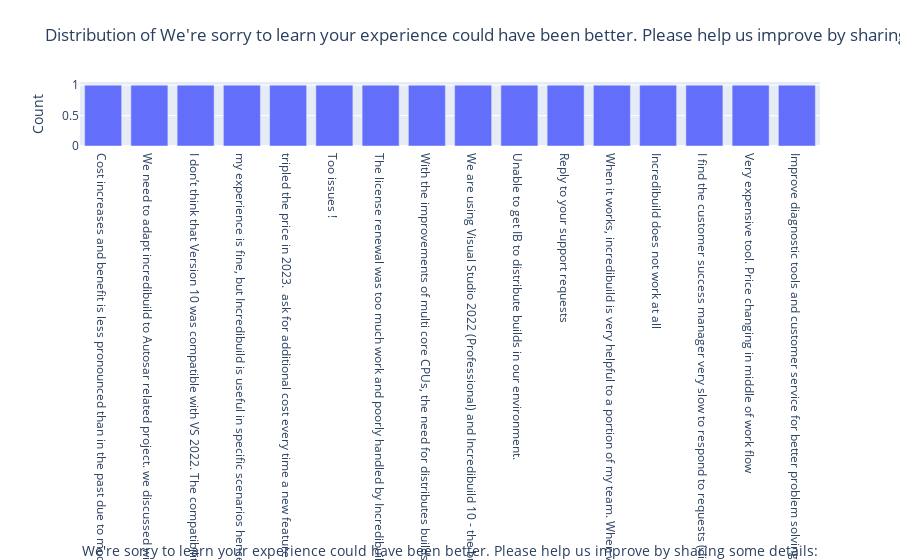
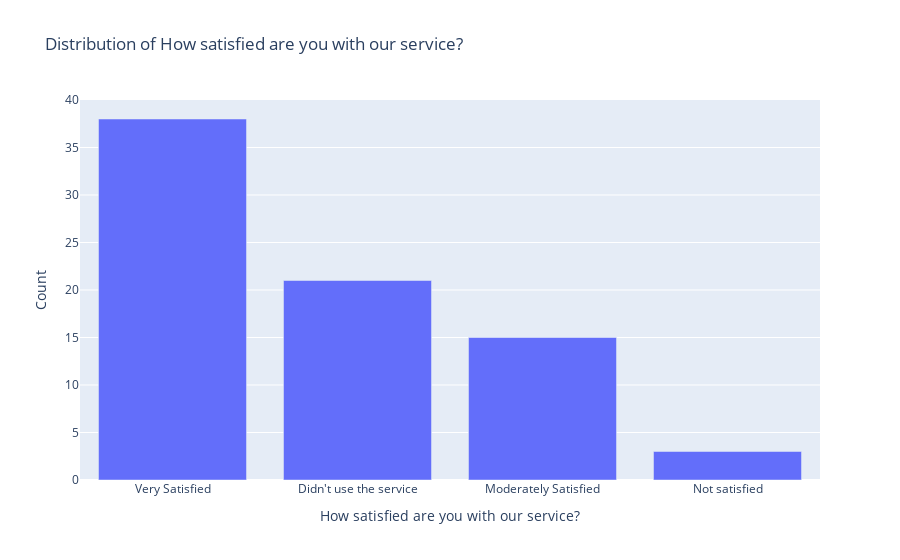
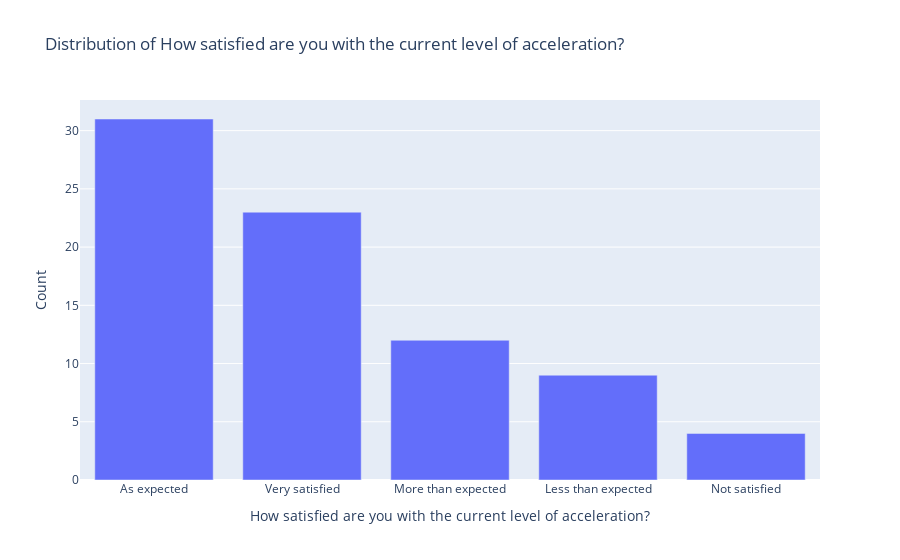
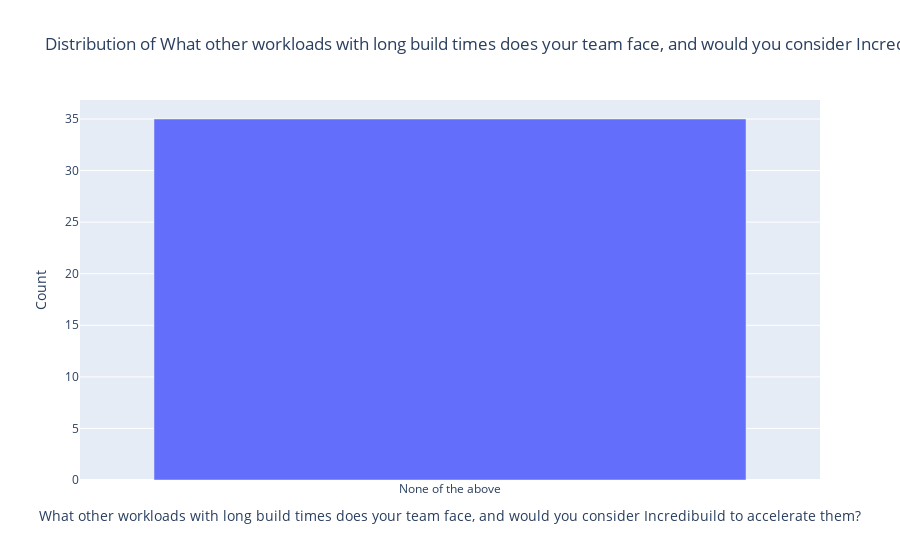

The cell these charts' notebook holds for them, in order:
### Code cell
import plotly.graph_objects as go

# Function to create a bar plot for a categorical column
def plot_categorical_column(data, column, title):
    value_counts = data[column].value_counts()
    fig = go.Figure([go.Bar(x=value_counts.index, y=value_counts.values)])
    fig.update_layout(title=title, xaxis_title=column, yaxis_title='Count')
    fig.show()

# Visualizing the categorical columns (excluding those with 0 unique values)
for col_info in categorical_columns_info:
    col_name = col_info['Column']
    unique_values = col_info['Unique Values']
    if unique_values > 0:  # Exclude columns with 0 unique values
        plot_title = f'Distribution of {col_name}'
        plot_categorical_column(survey_data_cleaned, col_name, plot_title)

# Note: Visualization of free text columns is excluded due to their complexity

### Figure 1 — Plotly figure (JSON) as saved in the notebook; plotly's stock layout.template omitted (floating-point values rounded to 4 significant figures)
{"data": [{"type": "bar", "x": ["Cost increases and benefit is less pronounced than in the past due to modern computing power. The days of 2-core CPUs per developer are over. ROI is too low for our use case.", "We need to adapt incredibuild to Autosar related project. we discussed with Incredibuild team and did some analysis. But its not possible to reduce build time. Incredibuild team can work for Autosar related project to reduce build time.", "I don’t think that Version 10 was compatible with VS 2022. The compatibility issues with our antivirus software (Norton) would prevent us from using it on anything other than a local computer. We recently switched to a new version of MS developer studio (+ Intel backend), and they seem to fix issues with parallel compilation. It is only for a local machine, but it doesn’t have any overhead associated with preparing scripts for compilation, and it also supports Fortran. It delivers performance perfectly suitable for our needs. ", "my experience is fine, but Incredibuild is useful in specific scenarios hence I can't recommend to my friends, they don't need it", "tripled the price in 2023.  ask for additional cost every time a new feature has been developped.    Still the software is of quality and brings benefits", "Too issues ! ", "The license renewal was too much work and poorly handled by Incredibuild", "With the improvements of multi core CPUs, the need for distributes builds is not as big as it used to be. ", "We are using Visual Studio 2022 (Professional) and Incredibuild 10 - the build monitor integration in Visual Studio has been broken for months and no one cares. Since this is the information from ib that we see every day, we are really disappointed with it.", "Unable to get IB to distribute builds in our environment. ", "Reply to your support requests", "When it works, incredibuild is very helpful to a portion of my team. When we've upgraded in the past (to IB 9 and before), we've encountered many issues and regressions that required fixes, which makes upgrading very tricky. ", "Incredibuild does not work at all", "I find the customer success manager very slow to respond to requests (disinterested even) and so far we haven't seen any noticeable build improvements. We are currently not sure if Incredibuild is worth it for us.", "Very expensive tool. Price changing in middle of work flow ", "Improve diagnostic tools and customer service for better problem solving"], "y": [1, 1, 1, 1, 1, 1, 1, 1, 1, 1, 1, 1, 1, 1, 1, 1]}], "layout": {"title": {"text": "Distribution of We're sorry to learn your experience could have been better. Please help us improve by sharing some details:"}, "xaxis": {"title": {"text": "We're sorry to learn your experience could have been better. Please help us improve by sharing some details:"}}, "yaxis": {"title": {"text": "Count"}}}}

### Figure 2 — Plotly figure (JSON) as saved in the notebook; plotly's stock layout.template omitted (floating-point values rounded to 4 significant figures)
{"data": [{"type": "bar", "x": ["Very Satisfied", "Didn't use the service", "Moderately Satisfied", "Not satisfied"], "y": [38, 21, 15, 3]}], "layout": {"title": {"text": "Distribution of How satisfied are you with our service?"}, "xaxis": {"title": {"text": "How satisfied are you with our service?"}}, "yaxis": {"title": {"text": "Count"}}}}

### Figure 3 — Plotly figure (JSON) as saved in the notebook; plotly's stock layout.template omitted (floating-point values rounded to 4 significant figures)
{"data": [{"type": "bar", "x": ["As expected", "Very satisfied", "More than expected", "Less than expected", "Not satisfied"], "y": [31, 23, 12, 9, 4]}], "layout": {"title": {"text": "Distribution of How satisfied are you with the current level of acceleration?"}, "xaxis": {"title": {"text": "How satisfied are you with the current level of acceleration?"}}, "yaxis": {"title": {"text": "Count"}}}}

### Figure 4 — Plotly figure (JSON) as saved in the notebook; plotly's stock layout.template omitted (floating-point values rounded to 4 significant figures)
{"data": [{"type": "bar", "x": ["None of the above"], "y": [35]}], "layout": {"title": {"text": "Distribution of What other workloads with long build times does your team face, and would you consider Incredibuild to accelerate them?"}, "xaxis": {"title": {"text": "What other workloads with long build times does your team face, and would you consider Incredibuild to accelerate them?"}}, "yaxis": {"title": {"text": "Count"}}}}
